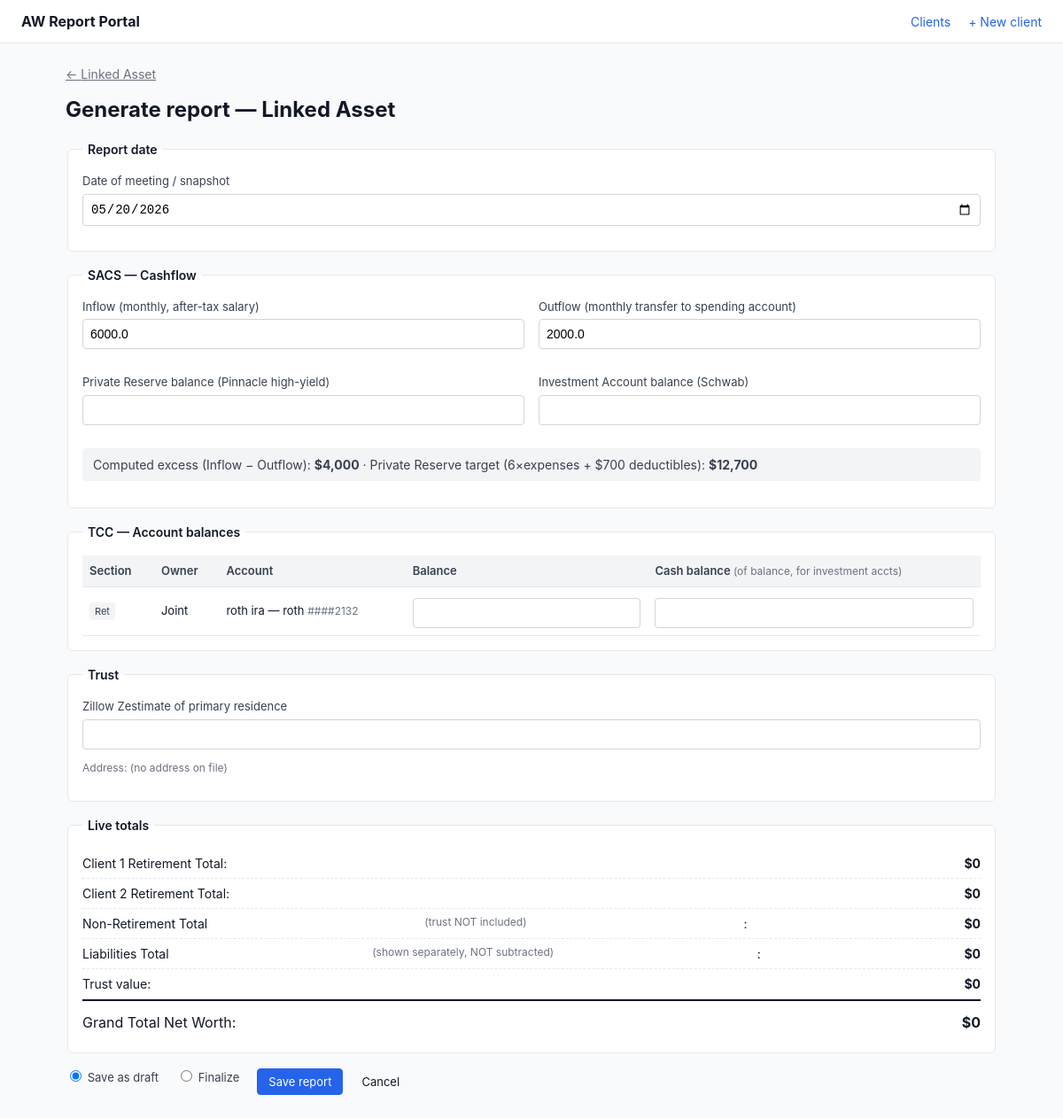
Page /clients/2/reports/new on the earlier database version.
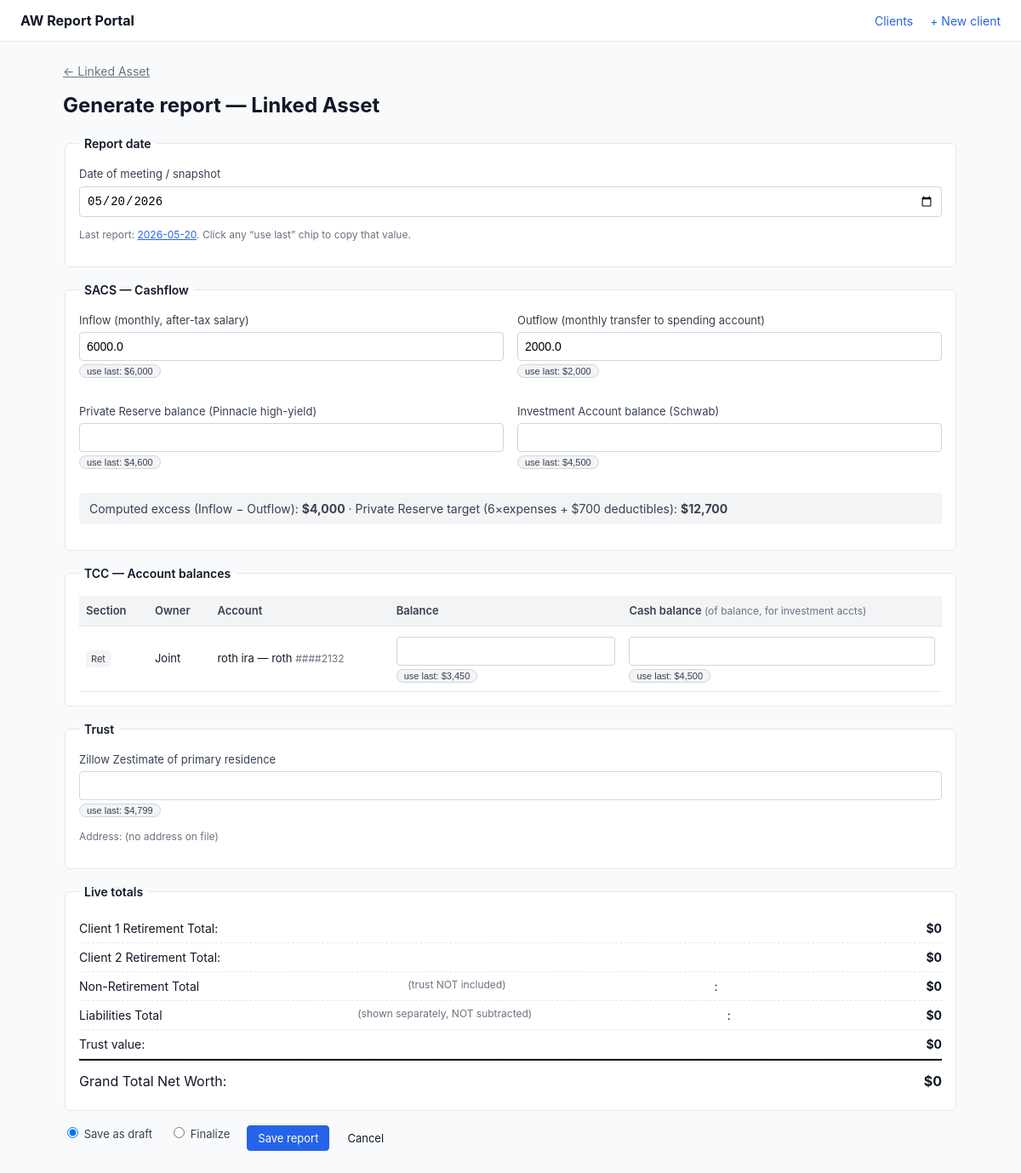
Same page on the later database version.
### tables this page shows
CREATE TABLE accounts (
    id INTEGER PRIMARY KEY AUTOINCREMENT,
    client_id INTEGER NOT NULL,
    category TEXT NOT NULL CHECK (category IN ('retirement', 'non_retirement', 'liability')),
    owner TEXT NOT NULL CHECK (owner IN ('client1', 'client2', 'joint')),
    account_type TEXT NOT NULL,
    nickname TEXT,
    account_number_last4 TEXT,
    interest_rate REAL,
    institution TEXT,
    is_investment INTEGER NOT NULL DEFAULT 0,
    sort_order INTEGER NOT NULL DEFAULT 0,
    FOREIGN KEY (client_id) REFERENCES clients(id) ON DELETE CASCADE
);

CREATE TABLE reports (
    id INTEGER PRIMARY KEY AUTOINCREMENT,
    client_id INTEGER NOT NULL,
    report_date TEXT NOT NULL,
    inflow_monthly REAL,
    outflow_monthly REAL,
    private_reserve_balance REAL,
    investment_account_balance REAL,
    trust_zillow_value REAL,
    status TEXT NOT NULL DEFAULT 'draft' CHECK (status IN ('draft', 'finalized')),
    created_at TEXT DEFAULT CURRENT_TIMESTAMP,
    finalized_at TEXT,
    FOREIGN KEY (client_id) REFERENCES clients(id) ON DELETE CASCADE
);

CREATE TABLE account_balances (
    id INTEGER PRIMARY KEY AUTOINCREMENT,
    report_id INTEGER NOT NULL,
    account_id INTEGER NOT NULL,
    balance REAL,
    cash_balance REAL,
    FOREIGN KEY (report_id) REFERENCES reports(id) ON DELETE CASCADE,
    FOREIGN KEY (account_id) REFERENCES accounts(id) ON DELETE CASCADE,
    UNIQUE (report_id, account_id)
);

### app.py (the view)
    @app.route("/clients/<int:client_id>/reports/new", methods=["GET", "POST"])
    def report_new(client_id):
        client = get_client_or_404(client_id)
        accounts = get_accounts(client_id)
        last = last_report_for(client_id)
        last_balances = {b["account_id"]: dict(b) for b in (get_report_balances(last["id"]) if last else [])}
        if request.method == "POST":
            return save_report(client_id, None)
        return render_template(
            "report_form.html",
            client=client,
            accounts=accounts,
            deductibles=get_deductibles(client_id),
            report=None,
            balances={},
            last_report=last,
            last_balances=last_balances,
            today=date.today().isoformat(),
        )

### app.py (called while the page is built)
def get_client_or_404(client_id: int):
    c = dbmod.query("SELECT * FROM clients WHERE id = ?", (client_id,), one=True)
    if not c:
        abort(404)
    return c

def get_accounts(client_id: int):
    return dbmod.query(
        "SELECT * FROM accounts WHERE client_id = ? ORDER BY category, owner, sort_order, id",
        (client_id,),
    )

def get_deductibles(client_id: int):
    return dbmod.query(
        "SELECT * FROM insurance_deductibles WHERE client_id = ? ORDER BY id",
        (client_id,),
    )

def get_report_balances(report_id: int):
    return dbmod.query(
        "SELECT * FROM account_balances WHERE report_id = ?",
        (report_id,),
    )

def last_report_for(client_id: int, before_report_id: int | None = None):
    if before_report_id:
        return dbmod.query(
            "SELECT * FROM reports WHERE client_id = ? AND id < ? ORDER BY id DESC LIMIT 1",
            (client_id, before_report_id),
            one=True,
        )
    return dbmod.query(
        "SELECT * FROM reports WHERE client_id = ? ORDER BY id DESC LIMIT 1",
        (client_id,),
        one=True,
    )

### templates/report_form.html (shortened to what the changed rows need)
{% extends "base.html" %}
{% block content %}
<h1>{{ "Edit report" if report else "Generate report" }} — {{ client.label }}</h1>
{% set deductible_total = deductibles | sum(attribute='amount') %}
<form method="post" class="form" id="report-form">
  <fieldset>
    <legend>Report date</legend>
    <label>Date of meeting / snapshot
      <input name="report_date" type="date" required value="{{ today }}">
    </label>
    {% if last_report %}
      <p class="hint">Last report: <a href="{{ url_for('report_view', report_id=last_report.id) }}">{{ last_report.report_date }}</a>. Click any “use last” chip to copy that value.</p>
    {% endif %}
  </fieldset>
  <fieldset>
    <div class="grid-2">
      <label>Inflow (monthly, after-tax salary)
        <input name="inflow_monthly" type="number" step="0.01" min="0" required
               value="{{ report.inflow_monthly if report else client.monthly_salary }}">
        {% if last_report and last_report.inflow_monthly is not none %}
          <button type="button" class="chip" onclick="setVal('inflow_monthly', {{ last_report.inflow_monthly }})">use last: {{ last_report.inflow_monthly | usd0 }}</button>
        {% endif %}
      </label>
      <label>Outflow (monthly transfer to spending account)
        <input name="outflow_monthly" type="number" step="0.01" min="0" required
               value="{{ report.outflow_monthly if report else client.monthly_expense_budget }}">
        {% if last_report and last_report.outflow_monthly is not none %}
          <button type="button" class="chip" onclick="setVal('outflow_monthly', {{ last_report.outflow_monthly }})">use last: {{ last_report.outflow_monthly | usd0 }}</button>
        {% endif %}
      </label>
      <label>Private Reserve balance (Pinnacle high-yield)
        <input name="private_reserve_balance" type="number" step="0.01" min="0" required
               value="{{ report.private_reserve_balance if report else '' }}">
        {% if last_report and last_report.private_reserve_balance is not none %}
          <button type="button" class="chip" onclick="setVal('private_reserve_balance', {{ last_report.private_reserve_balance }})">use last: {{ last_report.private_reserve_balance | usd0 }}</button>
        {% endif %}
      </label>
      <label>Investment Account balance (Schwab)
        <input name="investment_account_balance" type="number" step="0.01" min="0" required
               value="{{ report.investment_account_balance if report else '' }}">
        {% if last_report and last_report.investment_account_balance is not none %}
          <button type="button" class="chip" onclick="setVal('investment_account_balance', {{ last_report.investment_account_balance }})">use last: {{ last_report.investment_account_balance | usd0 }}</button>
        {% endif %}
      </label>
    </div>
  </fieldset>
  <fieldset>
    <table class="balances">
      <thead>
        <tr><th>Section</th><th>Owner</th><th>Account</th><th>Balance</th><th>Cash balance <span class="hint">(of balance, for investment accts)</span></th></tr>
      </thead>
      <tbody>
        {% for a in accounts if a.category in ('retirement', 'non_retirement') %}
          {% set b = balances.get(a.id, {}) %}
          {% set lb = last_balances.get(a.id, {}) %}
          <tr data-account-id="{{ a.id }}" data-category="{{ a.category }}" data-owner="{{ a.owner }}">
            <td><span class="badge">{{ 'Ret' if a.category=='retirement' else 'Non-ret' }}</span></td>
            <td>{{ a.owner | replace('client','Client ') | title }}</td>
            <td>{{ a.account_type }}{% if a.nickname %} — {{ a.nickname }}{% endif %}
                {% if a.account_number_last4 %}<span class="hint">####{{ a.account_number_last4 }}</span>{% endif %}</td>
            <td>
              <input name="bal_{{ a.id }}" type="number" step="0.01" min="0" required
                     class="bal-input"
                     value="{{ b.balance if b.balance is not none else '' }}">
              {% if lb.get('balance') is not none %}
                <button type="button" class="chip" onclick="setBal({{ a.id }}, 'balance', {{ lb.balance }})">use last: {{ lb.balance | usd0 }}</button>
              {% endif %}
            </td>
            <td>
              {% if a.is_investment %}
                <input name="cash_{{ a.id }}" type="number" step="0.01" min="0"
                       value="{{ b.cash_balance if b.get('cash_balance') is not none else '' }}">
                {% if lb.get('cash_balance') is not none %}
                  <button type="button" class="chip" onclick="setBal({{ a.id }}, 'cash', {{ lb.cash_balance }})">use last: {{ lb.cash_balance | usd0 }}</button>
                {% endif %}
              {% else %}<span class="hint">—</span>{% endif %}
            </td>
          </tr>
        {% endfor %}
      </tbody>
    </table>
  </fieldset>
  {% set liabilities = accounts | selectattr('category', 'equalto', 'liability') | list %}
  <fieldset>
    <label>Zillow Zestimate of primary residence
      <input name="trust_zillow_value" type="number" step="0.01" min="0" required
             value="{{ report.trust_zillow_value if report else '' }}">
      {% if last_report and last_report.trust_zillow_value is not none %}
        <button type="button" class="chip" onclick="setVal('trust_zillow_value', {{ last_report.trust_zillow_value }})">use last: {{ last_report.trust_zillow_value | usd0 }}</button>
      {% endif %}
    </label>
  </fieldset>
</form>
{% endblock %}

Differences in the rows shown:
added reports: report_date "2026-05-20", inflow_monthly "$6,000", outflow_monthly "$2,000", private_reserve_balance "$4,600", investment_account_balance "$4,500", trust_zillow_value "$4,799"
shown differently, row unchanged: accounts "Joint": now shows "use last: use last:"
added account_balances: balance "$3,450", cash_balance "$4,500"
Other differences:
text now shown: "Last report: . Click any “use last” chip to copy that value. use last: use last: use last: use last: use last:"
